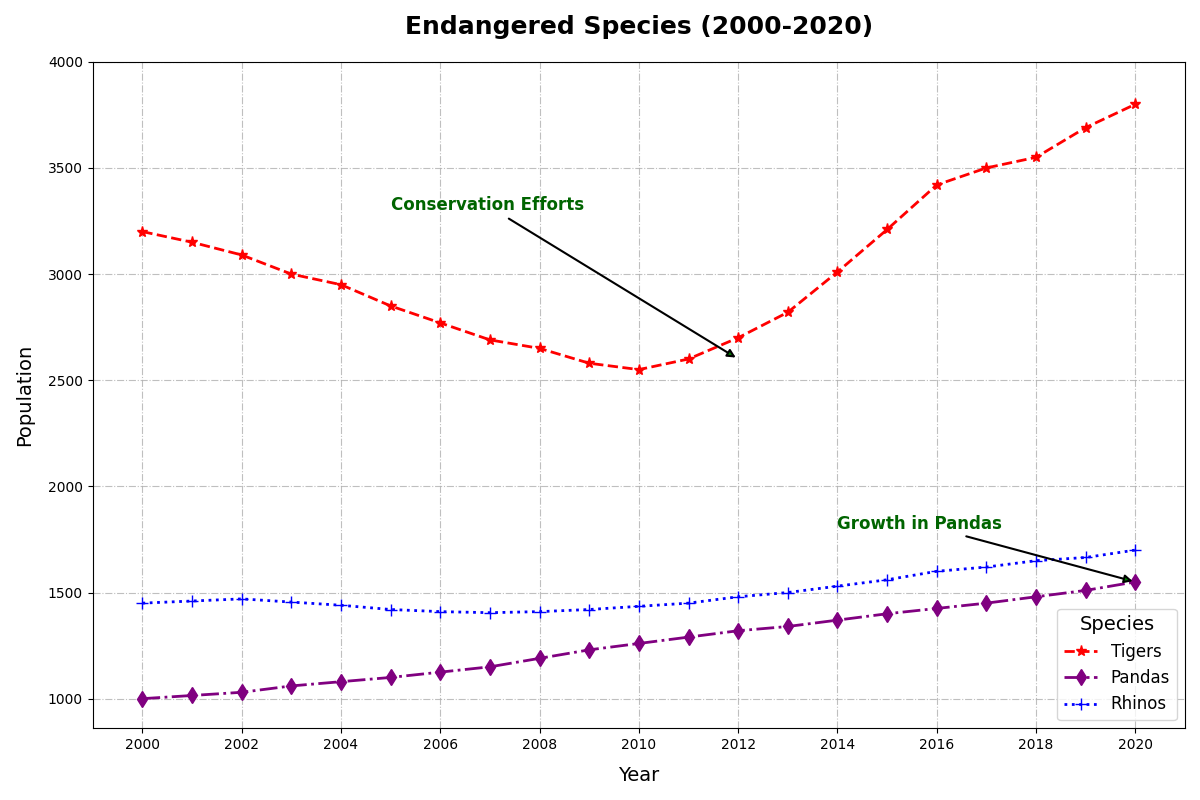

Source code (Python):
import matplotlib.pyplot as plt
import numpy as np

years = np.arange(2000, 2021)

tiger_population = np.array([3200, 3150, 3090, 3000, 2950, 2850, 2770, 2690, 2650, 2580, 2550, 2600, 2700, 2820, 3010, 
                             3210, 3420, 3500, 3550, 3690, 3800])
panda_population = np.array([1000, 1015, 1030, 1060, 1080, 1100, 1125, 1150, 1190, 1230, 1260, 1290, 1320, 1340, 1370, 
                             1400, 1425, 1450, 1480, 1510, 1550])
rhino_population = np.array([1450, 1460, 1470, 1455, 1440, 1420, 1410, 1405, 1410, 1420, 1435, 1450, 1480, 1500, 1530, 
                             1560, 1600, 1620, 1650, 1665, 1700])

fig, ax = plt.subplots(figsize=(12, 8))

ax.plot(years, tiger_population, marker='*', linestyle='--', color='red', linewidth=2, markersize=8, label='Tigers')
ax.plot(years, panda_population, marker='d', linestyle='-.', color='purple', linewidth=2, markersize=8, label='Pandas')
ax.plot(years, rhino_population, marker='+', linestyle=':', color='blue', linewidth=2, markersize=8, label='Rhinos')

ax.set_title("Endangered Species (2000-2020)", fontsize=18, weight='bold', pad=20)
ax.set_xlabel("Year", fontsize=14, labelpad=10)
ax.set_ylabel("Population", fontsize=14, labelpad=10)

ax.set_xticks(np.arange(2000, 2021, 2))
ax.set_yticks(np.arange(1000, 4100, 500))
ax.grid(True, linestyle='-.', alpha=0.8)

ax.annotate("Conservation Efforts", 
            xy=(2012, 2600), xytext=(2005, 3300),
            arrowprops=dict(facecolor='green', arrowstyle='-|>', lw=1.5),
            fontsize=12, fontweight='bold', color='darkgreen')

ax.annotate("Growth in Pandas", 
            xy=(2020, 1550), xytext=(2014, 1800),
            arrowprops=dict(facecolor='green', arrowstyle='-|>', lw=1.5),
            fontsize=12, fontweight='bold', color='darkgreen')

ax.legend(title="Species", fontsize=12, title_fontsize=14, loc='lower right')

plt.tight_layout()
plt.show()
